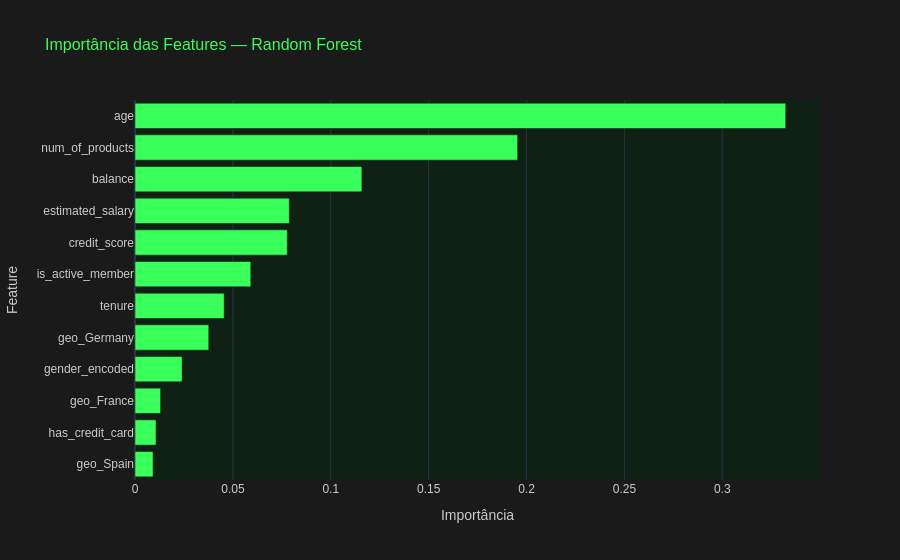

The code cell stored with this chart in its notebook:
### Markdown cell above
## 3.3 Feature Importance — Random Forest

### Code cell
# Importância das features — Random Forest
df_importance_rf: pd.DataFrame = pd.DataFrame({
    'feature': FEATURES,
    'importance': rf_model.feature_importances_,
}).sort_values('importance', ascending=True)

fig_imp_rf: go.Figure = px.bar(
    df_importance_rf,
    x='importance',
    y='feature',
    orientation='h',
    title='Importância das Features — Random Forest',
    labels={'importance': 'Importância', 'feature': 'Feature'},
    color_discrete_sequence=['#39FF5A'],
)
fig_imp_rf.update_layout(**LAYOUT_PADRAO)
fig_imp_rf.write_html(str(IMAGES_PATH / '11_feature_importance_rf.html'))
fig_imp_rf.show()

### Figure 1 — Plotly figure (JSON) as saved in the notebook; plotly's stock layout.template omitted (floating-point values rounded to 4 significant figures)
{"data": [{"hovertemplate": "Importância=%{x}<br>Feature=%{y}<extra></extra>", "legendgroup": "", "marker": {"color": "#39FF5A", "pattern": {"shape": ""}}, "name": "", "orientation": "h", "showlegend": false, "textposition": "auto", "type": "bar", "x": [0.009242, 0.01076, 0.01308, 0.02407, 0.0377, 0.04557, 0.05915, 0.07781, 0.07884, 0.1159, 0.1955, 0.3324], "xaxis": "x", "y": ["geo_Spain", "has_credit_card", "geo_France", "gender_encoded", "geo_Germany", "tenure", "is_active_member", "credit_score", "estimated_salary", "balance", "num_of_products", "age"], "yaxis": "y"}], "layout": {"barmode": "relative", "font": {"color": "#CCCCCC", "family": "Arial", "size": 12}, "legend": {"tracegroupgap": 0}, "paper_bgcolor": "#1A1A1A", "plot_bgcolor": "#0F2015", "title": {"font": {"color": "#39FF5A", "size": 16}, "text": "Importância das Features — Random Forest"}, "xaxis": {"anchor": "y", "domain": [0, 1], "title": {"text": "Importância"}}, "yaxis": {"anchor": "x", "domain": [0, 1], "title": {"text": "Feature"}}}}
